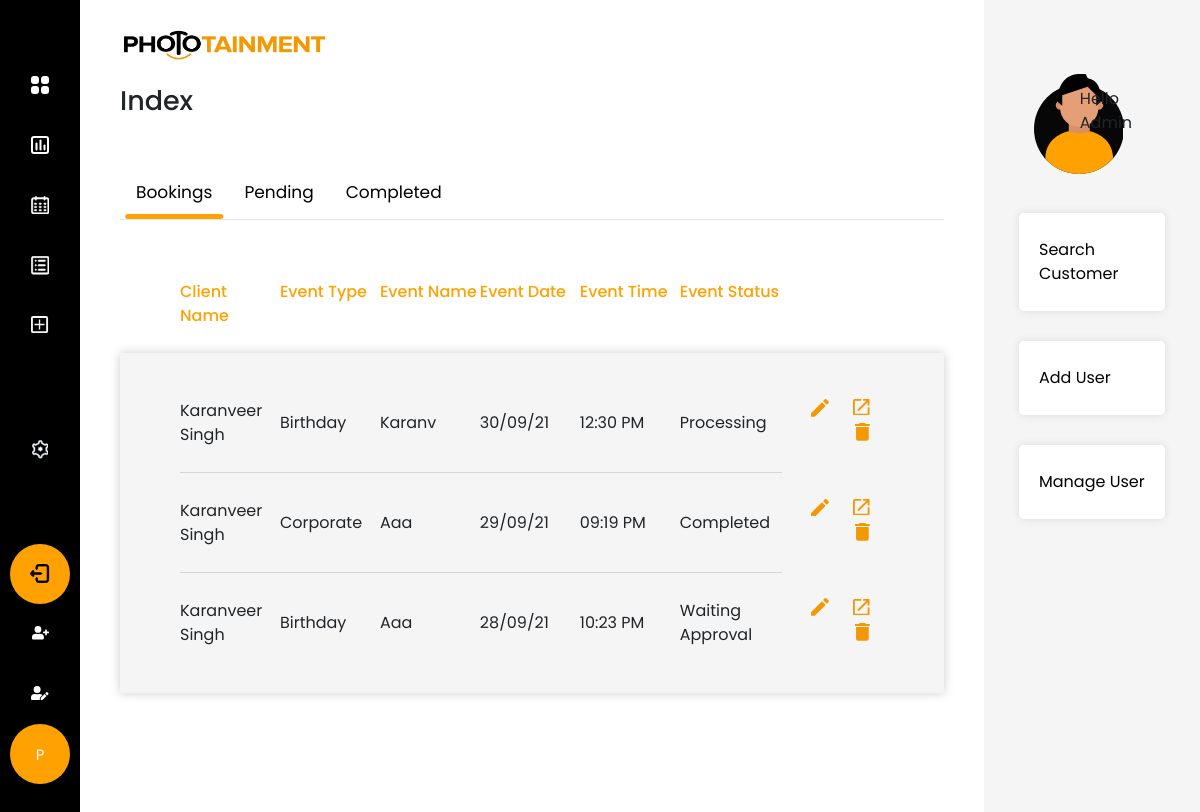
Page /phototainment/index (signed in) on the earlier database version.
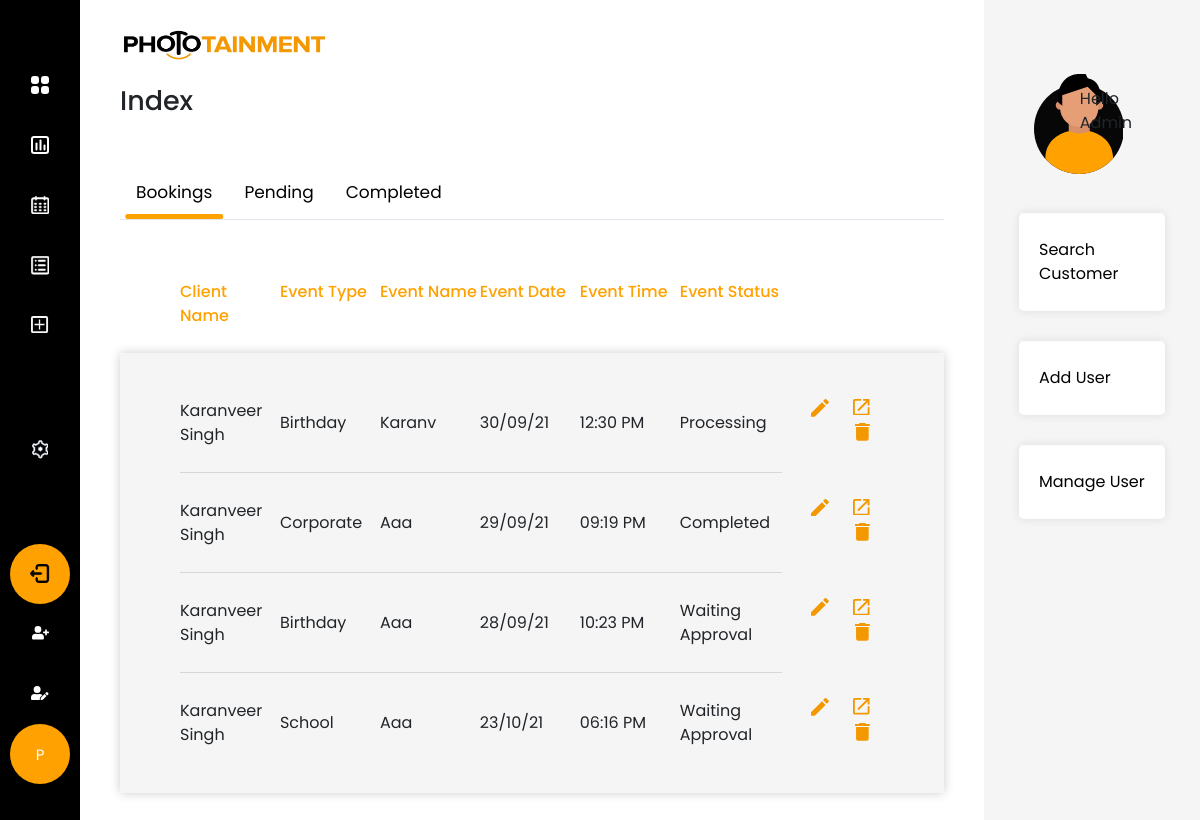
Same page on the later database version.
### app/models.py (models this page shows)
class Event(db.Model):
    __tablename__ = "event_booking"
    booking_id = db.Column(db.Integer, primary_key=True)
    event_name = db.Column(db.String(50), nullable=True)
    lead_date = db.Column(db.DateTime, nullable=False)
    event_date = db.Column(db.DateTime, nullable=False)
    duration = db.Column(db.Time, nullable=False)
    start_time = db.Column(db.Time, nullable=False)
    additional_information = db.Column(db.String(200), nullable=True)
    contacts = relationship("BookingContacts", back_populates="booking")
    comment = relationship("Comment", back_populates="booking")
    venue_id = db.Column(db.Integer, db.ForeignKey("event_venue.venue_id"), nullable=True)
    venue = relationship("EventVenue", back_populates="booking")
    user_id = db.Column(db.Integer, db.ForeignKey("user.id"), nullable=False)
    user = relationship("User", back_populates="events")
    type_id = db.Column(db.Integer, db.ForeignKey("event_type.type_id"), nullable=False)
    type = relationship("EventType", back_populates="events")
    status_id = db.Column(db.Integer, db.ForeignKey("event_status.status_id"), nullable=False)
    status = relationship("EventStatus", back_populates="events")
    client_id = db.Column(db.Integer, db.ForeignKey("client.client_id"), nullable=False)
    client = relationship("Client", back_populates="events")

class Client(db.Model):
    __tablename__ = "client"
    client_id = db.Column(db.Integer, primary_key=True)
    client_first_name = db.Column(db.String(50), nullable=False)
    client_last_name = db.Column(db.String(50), nullable=False)
    client_email = db.Column(db.String(50), nullable=False)
    company_name = db.Column(db.String(50), nullable=False)
    primary_contact = db.Column(db.String(10), nullable=False)
    events = relationship("Event", back_populates="client")

class EventType(db.Model):
    __tablename__ = "event_type"
    type_id = db.Column(db.Integer, primary_key=True)
    event_type = db.Column(db.String(50), unique=True, nullable=False)
    events = relationship("Event", back_populates="type")

class EventStatus(db.Model):
    __tablename__ = "event_status"
    status_id = db.Column(db.Integer, primary_key=True)
    status = db.Column(db.String(50), unique=True, nullable=False)
    events = relationship("Event", back_populates="status")

### app/phototainment/views.py (the view)
@custom_bp.route("/index")
@login_required
def home():
    events = db.session.query(Event, Client.client_first_name, Client.client_last_name, Client.client_email,
                              Client.primary_contact, ).select_from(Event, Client).join(Client)
    recent_bookings = [event for event in events if datetime.now() - event[0].lead_date < timedelta(days=30)]
    pending_events = [event for event in events if datetime.now() - event[0].lead_date < timedelta(days=30) and event[0].status_id == 1]
    completed_events = [event for event in events if datetime.now() - event[0].lead_date < timedelta(days=30) and event[0].status_id == 4]
    return render_template(
        "index.html",
        all_bookings=recent_bookings,
        pending_bookings=pending_events,
        completed_bookings=completed_events
    )

### app/models.py (called while the page is built)
@login_manager.user_loader
def load_user(user_id):
    return User.query.get(int(user_id))

### app/phototainment/templates/index.html (shortened to what this page needs)
{% extends 'base.html' %}
{% block page_head %}Index{% endblock %}
{% block navbar %}{% include 'sidebar.html' %}{% endblock %}
{% block content %}
<div class="tab">
    <button class="tablinks active" onclick="openCity(event, 'Bookings')">Bookings</button>
    <button class="tablinks" onclick="openCity(event, 'Pending')">Pending</button>
    <button class="tablinks" onclick="openCity(event, 'Completed')">Completed</button>
</div>
<div id="Bookings" class="tabcontent" style="display:block">
    {% with filtered_events=all_bookings %}
    {% include 'events-table.html' %}
    {% endwith %}
</div>
{% endblock %}
{% block side_bar %}{% include 'right-bar.html' %}{% endblock %}

### app/phototainment/templates/events-table.html (shortened to what this page needs)
<div class="row m-0">
        <ul class="table-main">
            <li class="table-head">
                <ul class="table-row">
                    <li class="table-item">Client Name</li>
                    <li class="table-item">Event Type</li>
                    <li class="table-item">Event Name</li>
                    <li class="table-item">Event Date</li>
                    <li class="table-item">Event Time</li>
                    <li class="table-item">Event Status</li>
                    <li></li>
                </ul>
            </li>
            <li class="table-body">
                {% for event in filtered_events %}
                <ul class="table-row">
                    <li class="table-item">{{event.client_first_name.title()}} {{event.client_last_name.title()}}</li>
                    <li class="table-item">{{event[0].type.event_type.title()}}</li>
                    <li class="table-item">{{event[0].event_name.title()}}</li>
                    <li class="table-item">{{event[0].event_date.strftime("%d/%m/%y")|safe}}</li>
                    <li class="table-item">{{event[0].event_date.strftime("%I:%M %p")|safe}}</li>
                    <li class="table-item">{{event[0].status.status.title()}}</li>
                    <li class="table-item manage-table-data">
                        <a class="btn btn-dark edit-btn"
                           href="{{ url_for('phototainment.edit_event', booking_id=event[0].booking_id) }}">
                        </a>
                        <a class="open-btn" target="_blank" href="{{url_for('phototainment.view_booking', booking_id = event[0].booking_id)}}">
                        </a>
                        {% if current_user.role.role_id == 1 %}
                        <button class="btn btn-primary delete-btn"
                                onclick="deleteEvent('{{ url_for('phototainment.delete_event', booking_id=event.booking_id) }}')">
                        </button>
                        {% endif %}
                    </li>
                </ul>
                {% endfor %}
            </li>
        </ul>
    </div>

Differences in the rows shown:
added Event: client_first_name "Karanveer", client_last_name "Singh", event_type "School", event_name "Aaa", event_date "23/10/21", event_date "06:16 PM", status "Waiting Approval"
